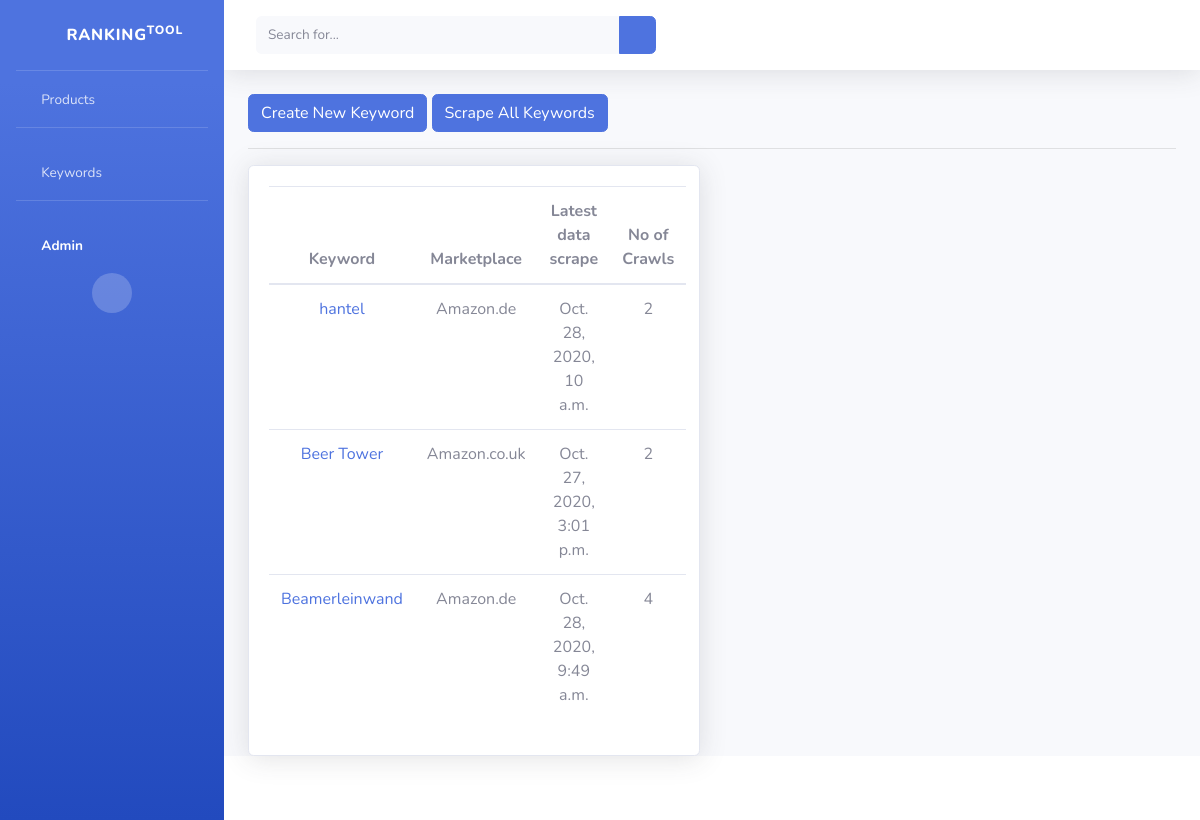
/keyword/, run on an earlier commit of the app's database.
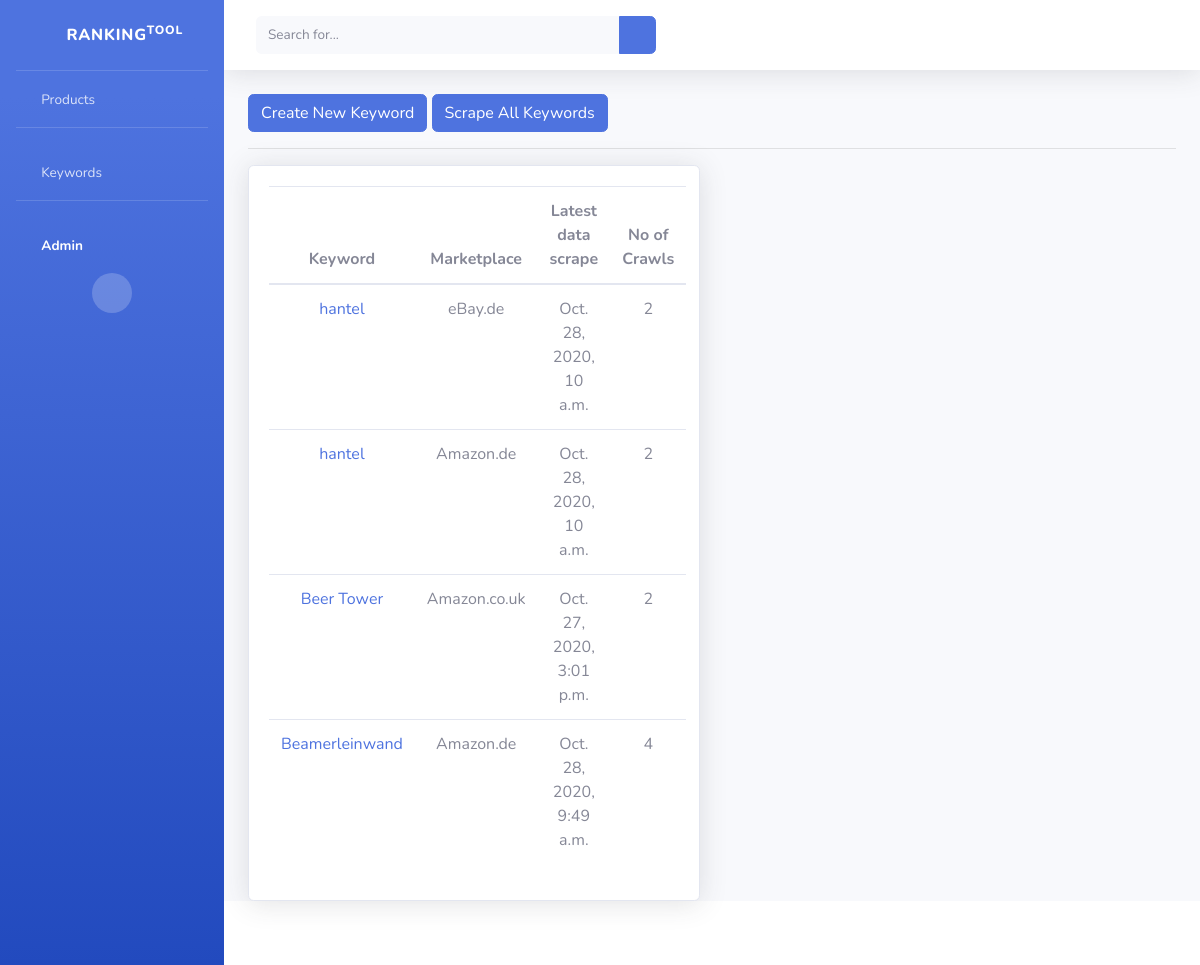
And on a later commit of the database.
### RankingTool/models.py (models this page shows, shortened)
class Keyword(models.Model):
    keyword = models.CharField(max_length=200,default="")
    marketplace = models.ForeignKey(Marketplace, on_delete=models.CASCADE, default=None, null=True, blank=True)
    class Meta:
        unique_together = ['keyword', 'marketplace']
    @property
    def latest_update(self):
        try:
            latest_crawl_date = KeywordCrawl.objects.filter(keyword__keyword=self.keyword).order_by('-date')[0].date
        except:
            latest_crawl_date = 0
        return latest_crawl_date
    @property
    def no_of_crawls(self):
        try:
            crawls = len(KeywordCrawl.objects.filter(keyword__keyword=self.keyword))
        except:
            crawls = 0
        return crawls

class Marketplace(models.Model):
    name = models.CharField(max_length=20, unique=True)
    url = models.CharField(max_length=200)
    country = models.CharField(max_length=20)

class KeywordCrawl(models.Model):
    keyword = models.ForeignKey(Keyword,default=None, on_delete= models.CASCADE)
    date = models.DateTimeField(default=datetime.now)
    products = models.ManyToManyField(ScrapeProduct)
    marketplace = models.ForeignKey(Marketplace, default=None, on_delete= models.CASCADE, null=True)

### RankingTool/views.py (the view)
# urls.py: path('keyword/', keyword_list_view, name="keyword-list"),
def keyword_list_view(request):
    keywords = Keyword.objects.all().order_by('-keyword')
    context = {
        'keywords': keywords
    }
    return render(request, "keyword/keyword_list.html", context)

### templates/keyword/keyword_list.html
{% extends 'base.html' %}
{% block content %}
<a class="btn btn-primary" href="{% url 'keyword-create' %}">Create New Keyword</a>
<a class="btn btn-primary" href="{% url 'scrape-all-keywords' %}">Scrape All Keywords</a>
<hr>
<div class="row">
  <div class="col-6">
    <div class="card shadow">
      <div class="card-body">
        <table class="table" style="text-align: center;">
          <thead>
            <tr>
              <th scope="col">Keyword</th>
              <th scope="col">Marketplace</th>
              <th scope="col">Latest data scrape</th>
              <th scope="col">No of Crawls</th>
            </tr>
          </thead>
          <tbody>
            {% for keyword in keywords %}
              <tr>
                <td><a href="{% url 'keyword-detail' keyword.id %}">{{ keyword.keyword}}</a></td>
                <td>{{ keyword.marketplace.name }}</td>
                <td>{{ keyword.latest_update}}</td>
                <td style="text-align: center;">{{ keyword.no_of_crawls }}</td>
              </tr>
            {% endfor %}
          </tbody>
        </table>
      </div>
    </div>
  </div>
</div>
{% endblock content %}

What changed in the data, as far as the page shows it:
added Keyword: keyword "hantel", marketplace.name "eBay.de", latest_update "Oct. 28, 2020, 10 a.m.", no_of_crawls "2"
